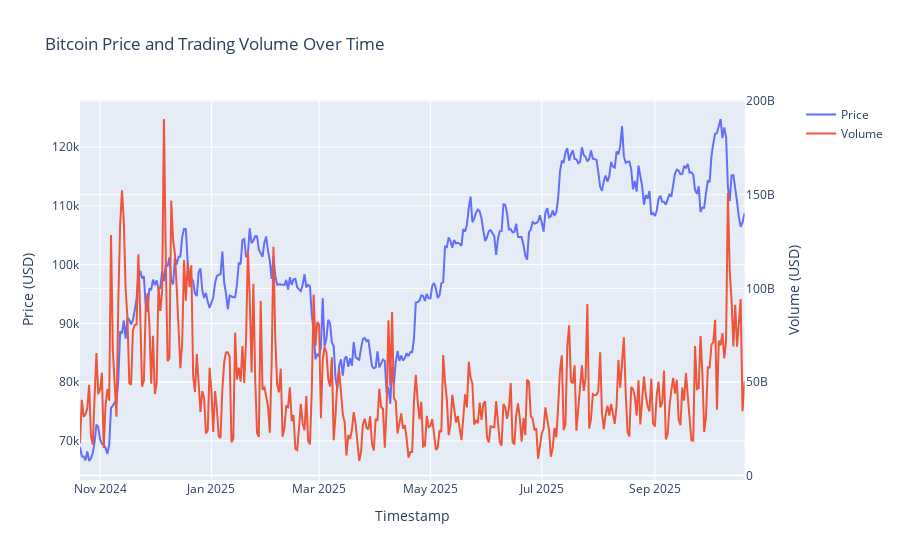

Notebook source saved alongside this figure:
### Markdown cell above
**Reasoning**:
Create a figure with a secondary y-axis and add traces for price and volume data.

### Code cell
fig = make_subplots(specs=[[{"secondary_y": True}]])

fig.add_trace(
    go.Scatter(x=df_combined.index, y=df_combined['price'], name='Price'),
    secondary_y=False,
)

fig.add_trace(
    go.Scatter(x=df_combined.index, y=df_combined['volume'], name='Volume'),
    secondary_y=True,
)

fig.update_layout(
    title_text='Bitcoin Price and Trading Volume Over Time',
    xaxis_title='Timestamp',
    yaxis_title='Price (USD)',
    yaxis2_title='Volume (USD)'
)

fig.show()

### Figure 1 — Plotly figure (JSON) as saved in the notebook; plotly's stock layout.template omitted (floating-point values rounded to 4 significant figures; data arrays with more than 128 entries replaced by an {"elided": "..."} marker saying what was removed)
{"data": [{"name": "Price", "type": "scatter", "x": {"elided": "366 str values"}, "xaxis": "x", "y": {"elided": "366 float values"}, "yaxis": "y"}, {"name": "Volume", "type": "scatter", "x": {"elided": "366 str values"}, "xaxis": "x", "y": {"elided": "366 float values"}, "yaxis": "y2"}], "layout": {"title": {"text": "Bitcoin Price and Trading Volume Over Time"}, "xaxis": {"anchor": "y", "domain": [0, 0.94], "title": {"text": "Timestamp"}}, "yaxis": {"anchor": "x", "domain": [0, 1], "title": {"text": "Price (USD)"}}, "yaxis2": {"anchor": "x", "overlaying": "y", "side": "right", "title": {"text": "Volume (USD)"}}}}
